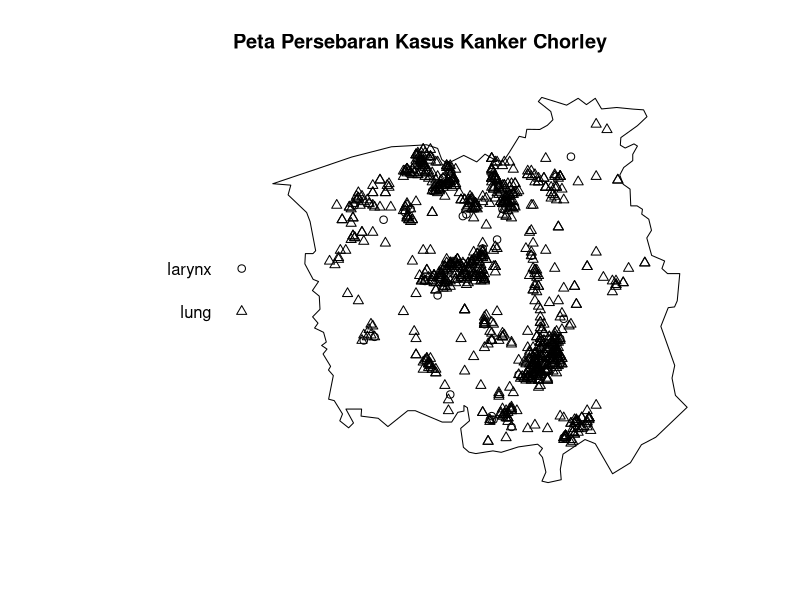
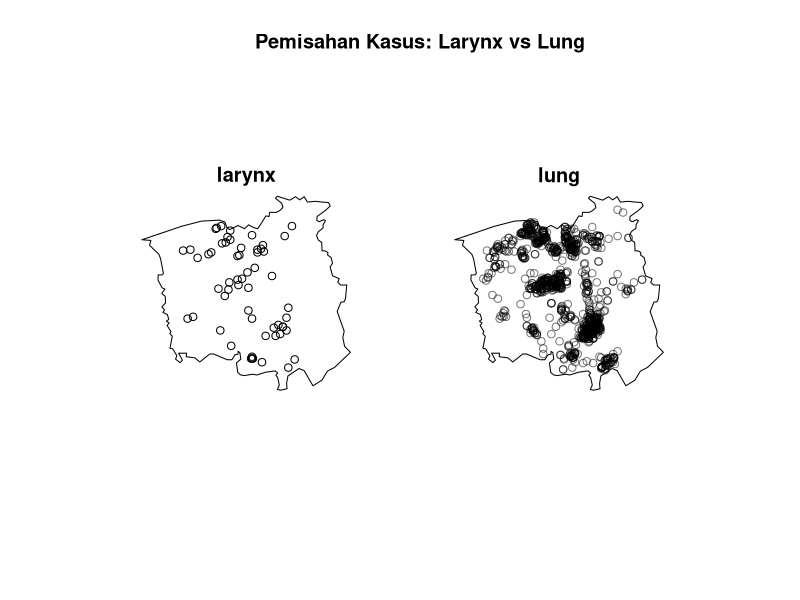
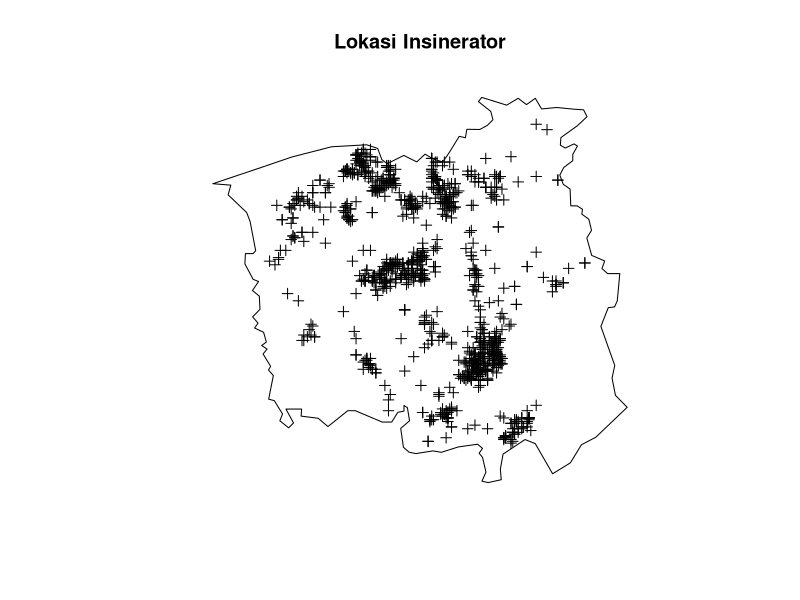
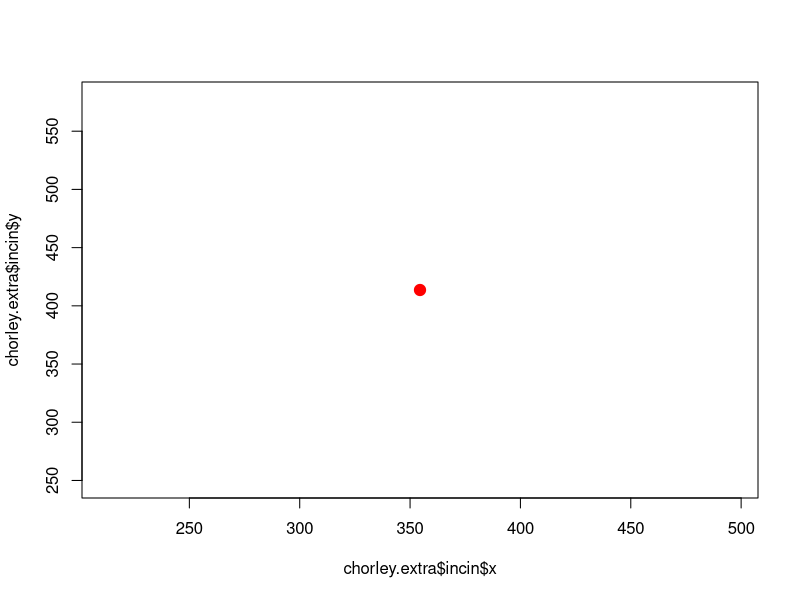
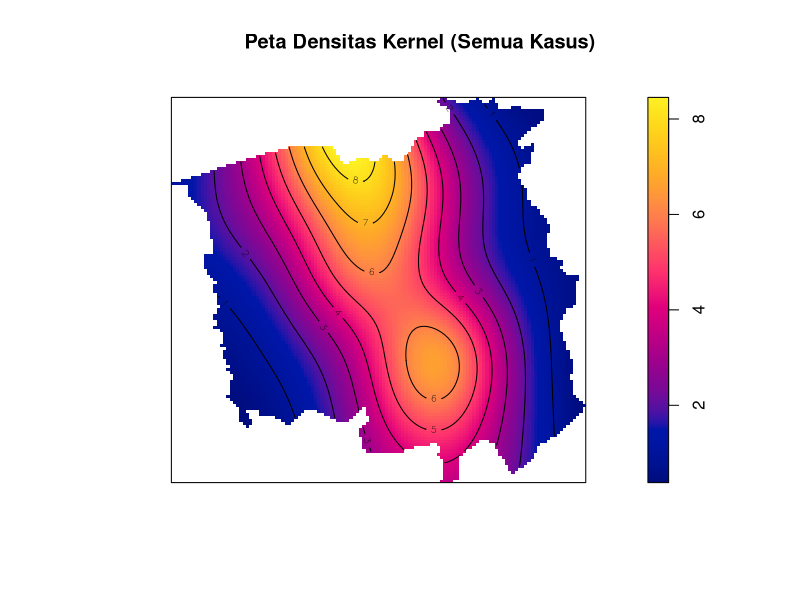
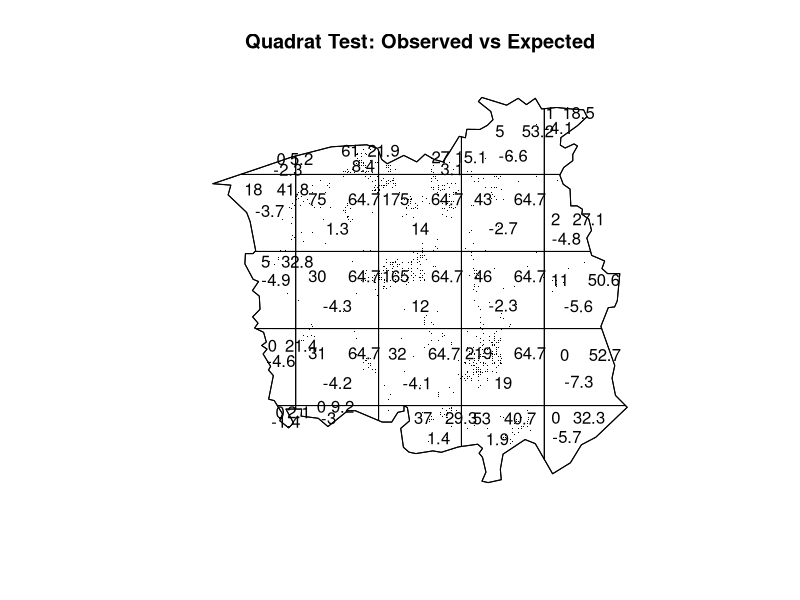

R code for these plots, in order:
# TBP
# Kelompok 1

# 1. Load library
library(spatstat)

# 2. Load data chorley
data(chorley)

# 3. Cek ringkasan data
summary(chorley)

# Plot data secara keseluruhan
plot(chorley, main = "Peta Persebaran Kasus Kanker Chorley")

# Plot dipisah berdasarkan jenis kanker (marks)
plot(split(chorley), main = "Pemisahan Kasus: Larynx vs Lung")

# Menambahkan lokasi insinerator (jika ingin melihat posisinya)
plot(chorley$window, main = "Lokasi Insinerator")
points(chorley, pch=3, cols="grey") # Titik kasus
plot(chorley.extra$incin, add=TRUE, pch=19, col="red", cex=1.5) # Titik insinerator

# Menghitung density
KDE <- density(chorley)

# Plot density
plot(KDE, main = "Peta Densitas Kernel (Semua Kasus)")
contour(KDE, add=TRUE) # Menambahkan garis kontur

# Melakukan Quadrat Test (membagi area menjadi grid 5x5)
Q_test <- quadrat.test(chorley, nx=5, ny=5)
print(Q_test)

# Visualisasi hasil test
plot(Q_test, main = "Quadrat Test: Observed vs Expected")
plot(chorley, add=TRUE, col="red", pch=".")
